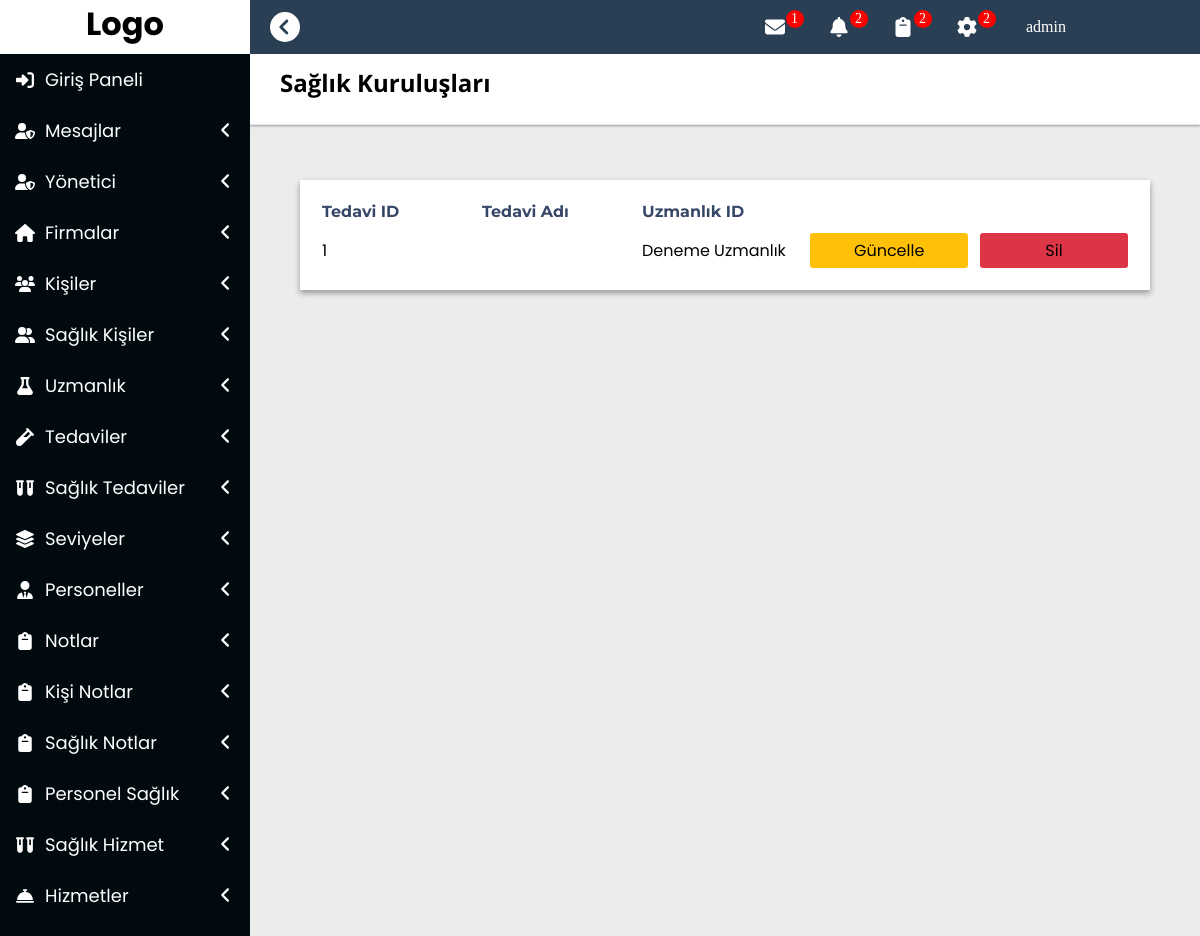
The app's page /tedavilerlistele/ (signed in), older data.
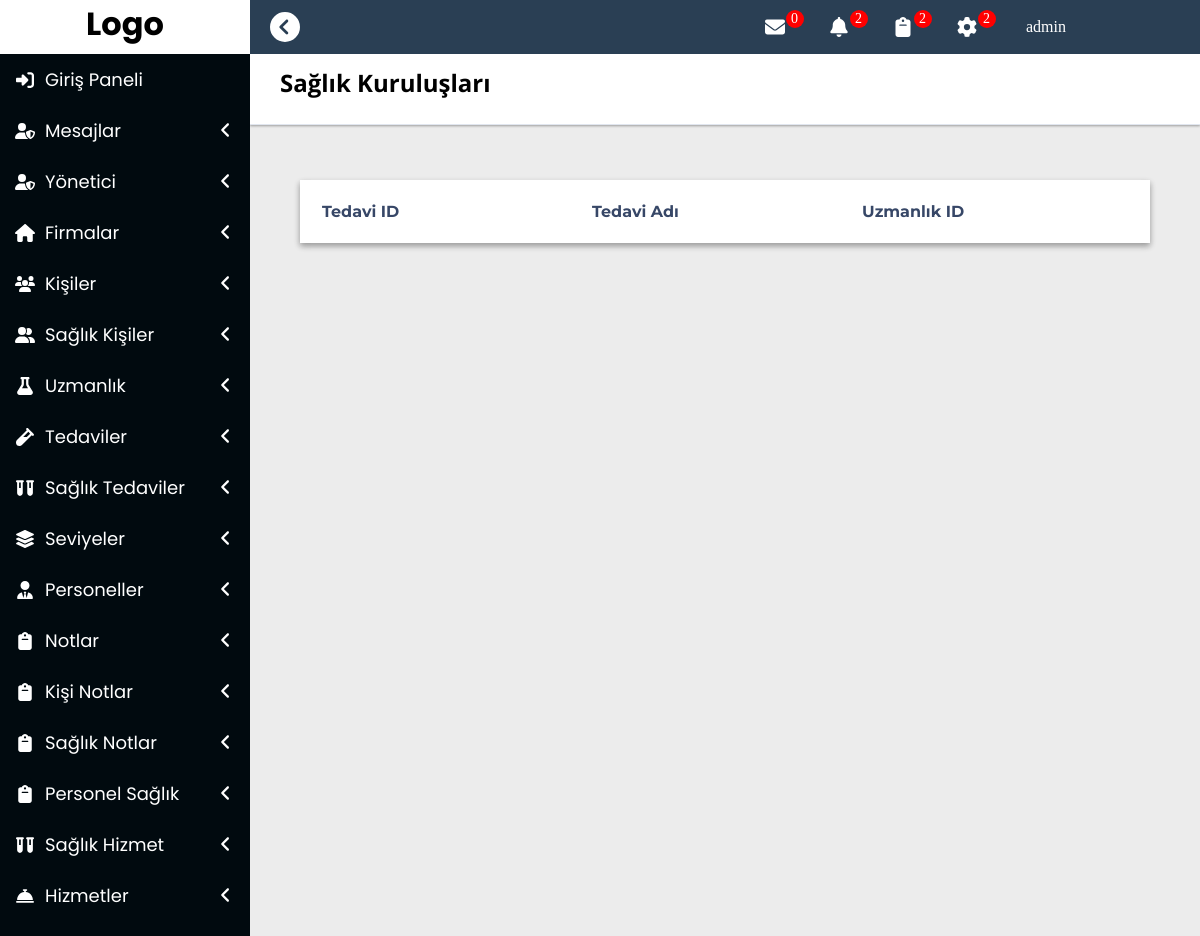
The same page, newer data.
### base/models.py (models this page shows, shortened)
class Tedaviler(models.Model):
    tedaviAdi = models.CharField(max_length = 50,null=False,blank=False,verbose_name = "Tedavi Adı")
    uzmanlikID = models.ForeignKey(Uzmanliklar,on_delete = models.CASCADE,related_name="TedavilerUzmanlikID")
    eklenmeTarihi = models.DateTimeField(auto_now_add=True,verbose_name="Oluşturulma Tarihi")
    class Meta:
        ordering = ['-eklenmeTarihi']

class Uzmanliklar(models.Model):
    uzmanlikAdi = models.CharField(max_length = 50,null=False,blank=False,verbose_name = "Tedavi Adı")
    eklenmeTarihi = models.DateTimeField(auto_now_add=True,verbose_name="Oluşturulma Tarihi")
    def __str__(self):
        return self.uzmanlikAdi
    class Meta:
        ordering = ['-eklenmeTarihi']

### base/views.py (the view)
# urls.py: path('tedavilerlistele/', views.tedavilerListele, name = "tedavilerListele"),
def tedavilerListele(request):
    mesajlar = Mesajlar.objects.filter(alıcı=request.user,okundu=False)
    mesajlarAdet = len(mesajlar)
    tedaviler = Tedaviler.objects.all()
    context={
            "mesajlar":mesajlar,
            "mesajlarAdet":mesajlarAdet,
            "tedaviler":tedaviler
        }
    return render(request,"Listele/tedaviler.html",context)

### templates/Listele/tedaviler.html
{% extends "layout.html" %}
{% block body %}
<div class="ContentLayout">
    <div class="Pagination">
        <h1>Sağlık Kuruluşları</h1>
    </div>
    <div class="SubContent">
        <div class="tablo">
            <table>
                <thead>
                    <tr>
                        <td>Tedavi ID</td>
                        <td>Tedavi Adı</td>
                        <td>Uzmanlık ID</td>
                    </tr>
                </thead>
                <tbody>
                    {% for tedavi in tedaviler %}
                    <tr>
                        <td>{{tedavi.id}}</td>
                        <td>{{tedavi.tedaviID}}</td>
                        <td>{{tedavi.uzmanlikID}}</td>
                        <td><a href="{% url 'base:tedavilerDuzenle' tedavi.id %}" class = "btn-update">Güncelle</a></td>
                        <td><a href="{% url 'base:tedavilerSil' tedavi.id %}" class = "btn-delete">Sil</a> </td>
                    </tr>
                    {% endfor %}
                </tbody>
            </table>
        </div>
    </div>
</div>
{% endblock body %}

### templates/layout.html (shortened to what the changed rows need)
<!DOCTYPE html>
{% load static %}
<html lang="en">
<head>
    <link rel="stylesheet" href="{% static 'css/style.css' %}">
</head>
<body>
    <div id="Layout">
        <div id="SideMenu">
            <div id="Logo">
                <h1>Logo</h1>
            </div>
        </div>
        <main id="MainSide">
            <div id="TopMenu">
                <ul>
                    <li><a href="#"><i style="height: 20px;width: 20px;" class="fa fa-envelope"></i><span>{{mesajlarAdet}}</span></a>
                    </li>
                </ul>
            </div>
            <div id="Content">
                {% block body %}
                {% endblock body %}
            </div>
        </main>
    </div>
</body>
</html>

Row changes from the older to the newer data that the page shows:
removed Tedaviler: id "1", uzmanlikID "Deneme Uzmanlık"
Text that changed along with them:
{{ mesajlarAdet }}: "1" → "0"
